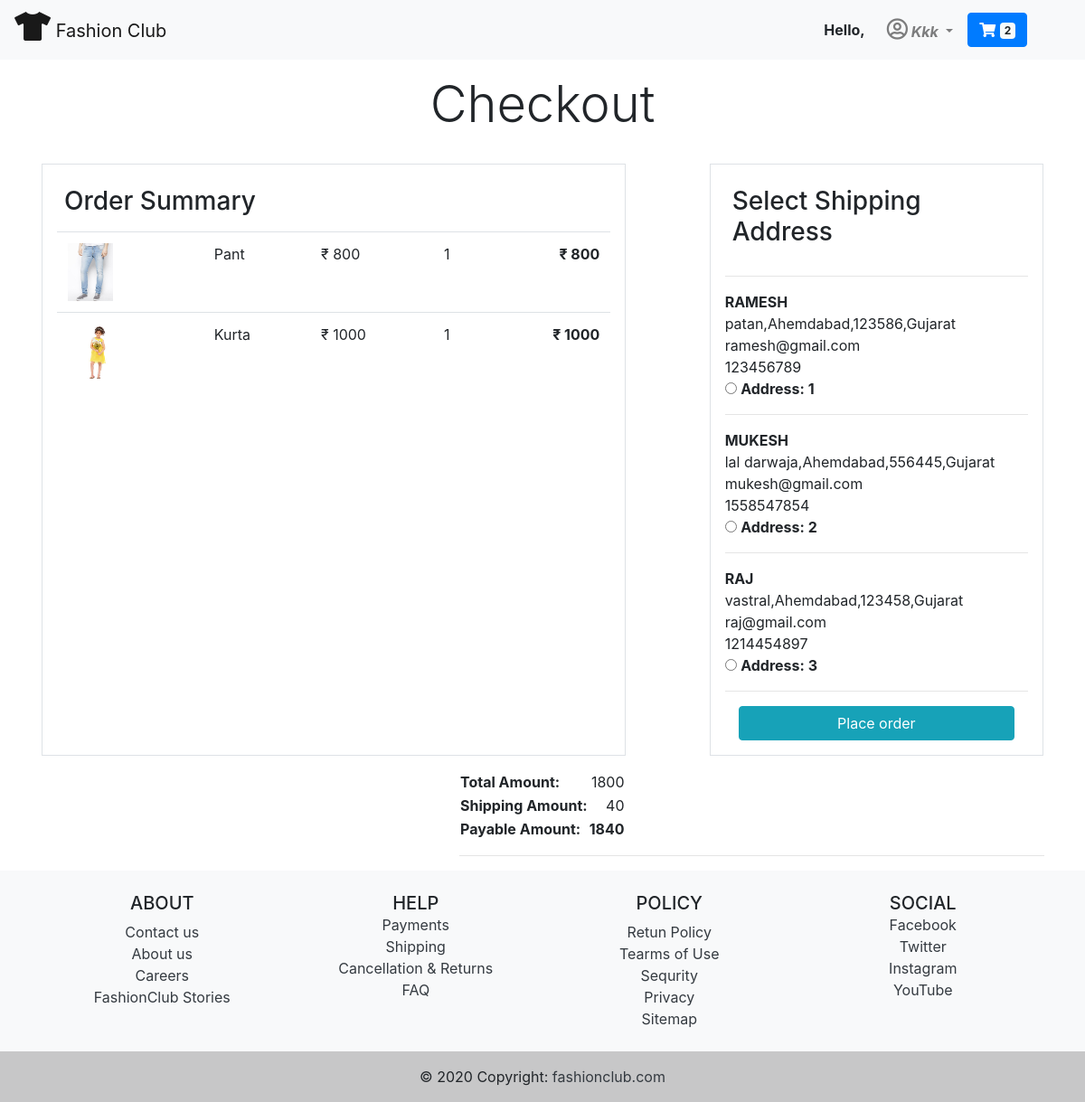
Screenshot of /checkout/ (signed in) with the database file from the repository.
### myapp/models.py (models this page shows, shortened)
class Cart(models.Model):
    user = models.ForeignKey(User,on_delete=models.CASCADE)
    product= models.ForeignKey(ProductModel,on_delete=models.CASCADE)
    quantity = models.IntegerField(default=1)
    @property
    def product_total(self):
        return (self.quantity)*(self.product.price)

class ProductModel(models.Model):
    category = models.ForeignKey(CategoryModel,on_delete=models.CASCADE)
    image= models.ImageField(upload_to='photo/')
    name = models.CharField(max_length=100)
    price = models.IntegerField()
    description = models.TextField()
    objects = models.Manager()

class CustomerModel(models.Model):
    user = models.ForeignKey(User,on_delete=models.CASCADE)
    name = models.CharField(max_length=200)
    mobile = models.IntegerField()
    email = models.EmailField()
    locality = models.CharField(max_length=200)
    city = models.CharField(max_length=200)
    zipcode = models.IntegerField()
    state = models.CharField(max_length=200)
    objects = models.Manager()

### myapp/views.py (the view)
# urls.py: path('checkout/',CheckoutView,name='checkout'),
def CheckoutView(request):
    usr = request.user
    cutomer_data = CustomerModel.objects.filter(user=usr)
    product_data = Cart.objects.filter(user=usr)
    cart_count = Cart.objects.filter(user=usr).count()
    productamount = 0
    shipping_amt = 40
    final_amt = 0
    data = Cart.objects.filter(user=usr)
    for i in product_data:
        prod_amt = ((i.product.price)*(i.quantity))
        productamount += prod_amt
        final_amt = productamount+shipping_amt
    client = razorpay.Client(auth=("rzp_test_Vmt3z0OcBPopoR", "N00ygDuM1UXU8Xp8Qfde9dOE"))
    payment = client.order.create({'amount':(final_amt)*100, 'currency': 'INR','payment_capture': '1'})
    context = {'cutomer_data': cutomer_data, 'product_data': product_data,
               'productamount': productamount, 'shipping_amt': shipping_amt,
               'final_amt': final_amt,'cart_count':cart_count,'payment':payment}
    return render(request, 'checkout.html', context)

### myapp/templates/checkout.html (shortened to what this page needs)
{% extends 'base.html' %}
{% load static %}
{% block body %}
<div class="container">
  <div class="row mt-3 ">
    <div class="display-4 mx-auto">Checkout</div>
  </div>
  <div class="row mt-3 p-3 ">
    <div class="col-7 border p-3 ">
      <div class="h3 p-2">Order Summary </div>
      <table class="table table-hover">
        <tbody>
          {% for i in product_data %}
          <tr>
            <td><img style="height: 4rem;" src="{{i.product.image.url}}"></td>
            <td>{{i.product.name}}</td>
            <td>₹ {{i.product.price}}</td>
            <td>{{i.quantity}}</td>
            <td class="text-right"><strong>₹ {{i.product_total}}</strong></strong></td>
          </tr>
          {% endfor %}
        </tbody>
      </table>
    </div>
    <div class="col-1"></div>
    <div class="col-4 p-3 border p-3">
      <div class="h3 p-2">Select Shipping Address</div>
      {% for ad in cutomer_data %}
      <hr>
      <form action="/orders/" method="POST">
        <div>
          <strong>{{ad.name|upper}}</strong><br>
          {{ad.locality}},{{ad.city}},{{ad.zipcode}},{{ad.state}}<br>
          {{ad.email}}<br>
          {{ad.mobile}}
        </div>
        <div>
          <input required type="radio" name="address_id" value="{{ad.id}}">
          <strong>Address: {{forloop.counter}}</strong>
        </div>
        {% endfor %}
        <hr>
        <div class="col mt-3">
          <button class="btn btn-block btn-info" type="submit">Place order</button>
        </div>
      </form>
    </div>
  </div>
    <div class="row" style="margin-left: 28rem;">
      <div class="col ">
        <table>
          <tbody>
            <tr>
              <td><strong class="">Total Amount:</strong>
              <td class="text-right">{{productamount}}</td>
              </td>
            </tr>
            <tr>
              <td><strong class="">Shipping Amount:</strong>
              <td class="text-right">{{shipping_amt}}</td>
              </td>
            </tr>
            <tr>
              <td><strong class="">Payable Amount:</strong>
              <td class="text-right"><strong>{{final_amt}}</strong></td>
              </td>
            </tr>
          </tbody>
        </table>
        <hr>
      </div>
    </div>
</div>
{% endblock body %}

### myapp/templates/base.html (shortened to what this page needs)
{% load static %}
<!doctype html>
<html lang="en">
<head>
  <link rel="stylesheet" href="https://cdn.jsdelivr.net/npm/bootstrap@4.5.3/dist/css/bootstrap.min.css"
>
  <link rel="stylesheet" href="https://cdnjs.cloudflare.com/ajax/libs/font-awesome/5.15.2/css/all.min.css">
  <link rel="stylesheet" href="{% static 'css/owl.carousel.min.css' %}">
  <link rel="stylesheet" href="{% static 'css/style.css' %}">
</head>
<body>
  {% if user.is_authenticated %}
  <nav class="navbar navbar-expand-lg navbar-light bg-light">
    <a class="navbar-brand" href="{% url 'shop' %}"><i class="fas fa-tshirt h2"></i> Fashion Club</a>
    <div class="collapse navbar-collapse" id="navbarSupportedContent">
      <strong class="mr-3">Hello, </strong>
      <div class="form-inline my-2 my-lg-0 navbar-nav mr-5">
        <li class="nav-item dropdown mr-2">
          <a class="nav-link dropdown-toggle" href="#" id="navbarDropdown" role="button" data-toggle="dropdown"
            aria-haspopup="true" aria-expanded="false">
            <strong><i><i style="font-size: 1.5rem;" class="far fa-user-circle"></i>
                {{request.user|capfirst}}</i></strong>
          </a>
        </li>
        <a href="{% url 'showcart' %}" class="btn btn-primary">
          <i class="fas fa-shopping-cart "></i> <span class="badge badge-light">{{cart_count}}</span>
        </a>
      </div>
    </div>
  </nav>
  {% endif %}
  {% block body %}
  {% endblock body %}
  {% if user.is_authenticated %}
  <footer class="bg-light text-center text-lg-start">
    <div class="container p-4">
      <div class="row">
        <div class="col-lg-3 col-md-6 mb-4 mb-md-0">
          <h5 class="text-uppercase">ABOUT</h5>
          <ul class="list-unstyled mb-0">
            <li>
              <a href="#!" class="text-dark">Contact us</a>
            </li>
            <li>
              <a href="#!" class="text-dark">About us</a>
            </li>
            <li>
              <a href="#!" class="text-dark">Careers</a>
            </li>
            <li>
              <a href="#!" class="text-dark">FashionClub Stories</a>
            </li>
          </ul>
        </div>
        <div class="col-lg-3 col-md-6 mb-4 mb-md-0">
          <h5 class="text-uppercase mb-0">HELP</h5>
          <ul class="list-unstyled">
            <li>
              <a href="#!" class="text-dark">Payments</a>
            </li>
            <li>
              <a href="#!" class="text-dark">Shipping</a>
            </li>
            <li>
              <a href="#!" class="text-dark">Cancellation & Returns</a>
            </li>
            <li>
              <a href="#!" class="text-dark">FAQ</a>
            </li>
          </ul>
        </div>
        <div class="col-lg-3 col-md-6 mb-4 mb-md-0">
          <h5 class="text-uppercase">POLICY</h5>
          <ul class="list-unstyled mb-0">
            <li>
              <a href="#!" class="text-dark">Retun Policy</a>
            </li>
            <li>
              <a href="#!" class="text-dark">Tearms of Use</a>
            </li>
            <li>
              <a href="#!" class="text-dark">Sequrity</a>
            </li>
            <li>
              <a href="#!" class="text-dark">Privacy</a>
            </li>
            <li>
              <a href="#!" class="text-dark">Sitemap</a>
            </li>
          </ul>
        </div>
        <div class="col-lg-3 col-md-6 mb-4 mb-md-0">
          <h5 class="text-uppercase mb-0">SOCIAL</h5>
          <ul class="list-unstyled">
            <li>
              <a href="#!" class="text-dark">Facebook</a>
            </li>
            <li>
              <a href="#!" class="text-dark">Twitter</a>
            </li>
            <li>
              <a href="#!" class="text-dark">Instagram</a>
            </li>
            <li>
              <a href="#!" class="text-dark">YouTube</a>
            </li>
          </ul>
        </div>
      </div>
    </div>
    <div class="text-center p-3" style="background-color: rgba(0, 0, 0, 0.2);">
      © 2020 Copyright:
      <a class="text-dark" href="https://mdbootstrap.com/">fashionclub.com</a>
    </div>
  </footer>
  {% endif %}
</body>
</html>

### rows the page displays
Cart: product.image (picture), product.name "Pant", product.price "800", quantity "1", product_total "800"
Cart: product.image (picture), product.name "Kurta", product.price "1000", quantity "1", product_total "1000"
CustomerModel: name "RAMESH", locality "patan", city "Ahemdabad", zipcode "123586", state "Gujarat", email "ramesh@gmail.com", mobile "123456789"
CustomerModel: name "MUKESH", locality "lal darwaja", city "Ahemdabad", zipcode "556445", state "Gujarat", email "mukesh@gmail.com", mobile "1558547854"
CustomerModel: name "RAJ", locality "vastral", city "Ahemdabad", zipcode "123458", state "Gujarat", email "raj@gmail.com", mobile "1214454897"

### other values shown
{{ request.user|capfirst }} "Kkk"
{{ cart_count }} "2"
{{ productamount }} "1800"
{{ shipping_amt }} "40"
{{ final_amt }} "1840"
